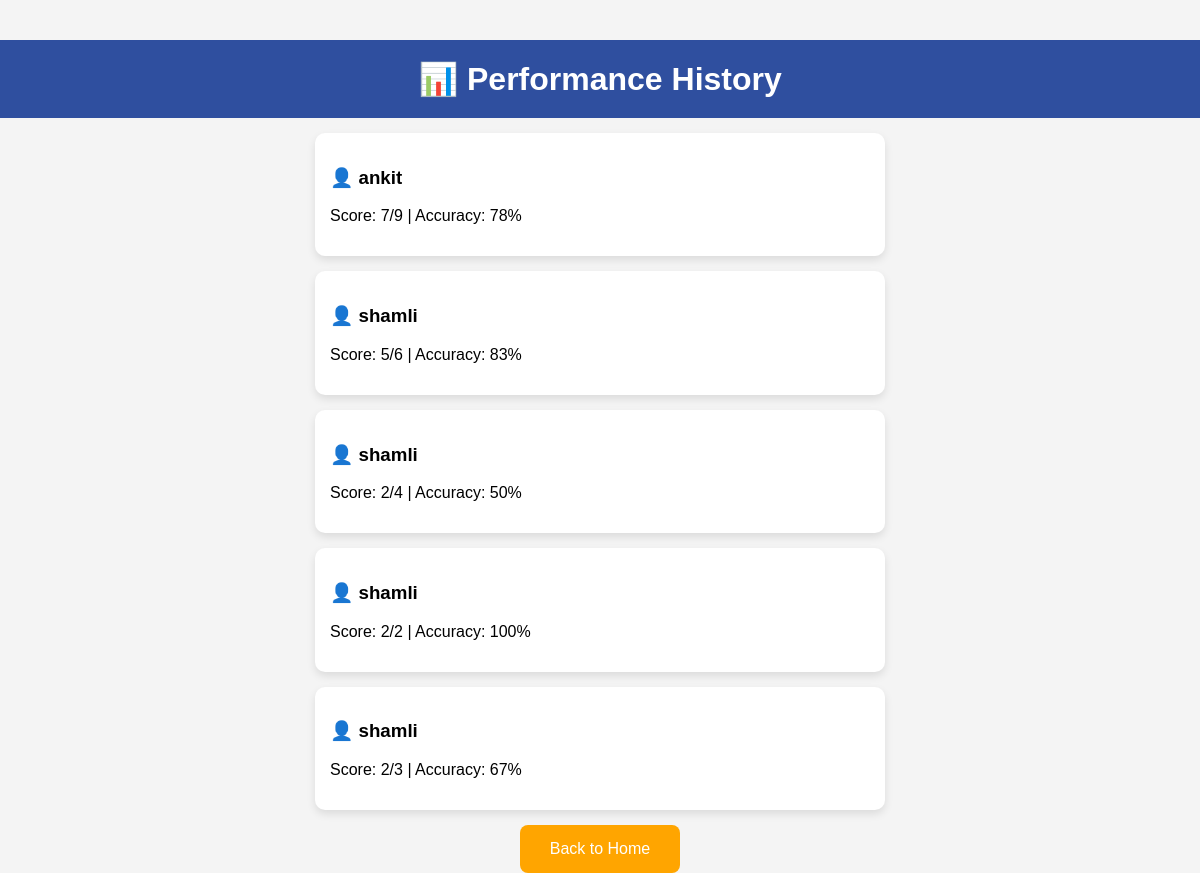
The app's page /history with its own data.
### tables this page shows
CREATE TABLE scores (id INTEGER PRIMARY KEY AUTOINCREMENT, name TEXT, total INTEGER, correct INTEGER, accuracy INTEGER);

### app.py (the view)
@app.route("/history")
def history():
    conn = sqlite3.connect('database.db')
    cursor = conn.cursor()
    cursor.execute("SELECT name, total, correct, accuracy FROM scores ORDER BY id DESC LIMIT 5")
    rows = cursor.fetchall()
    conn.close()
    scores = []
    for row in rows:
        scores.append({
            "name": row[0],
            "total": row[1],
            "correct": row[2],
            "accuracy": row[3]
        })
    return render_template("history.html", scores=scores)

### templates/history.html (shortened to what this page needs)
<!DOCTYPE html>
<html>
<head>
    <link rel="stylesheet" href="{{ url_for('static', filename='style.css') }}">
</head>
<body style="background:#f4f4f4;">
    <h1>📊 Performance History</h1>
    <div style="max-width: 600px; margin: auto;">
        {% for s in scores %}
        <div class="card" style="text-align:left; width: 90%; background: white;">
            <h3>👤 {{ s.name }}</h3>
            <p>Score: {{ s.correct }}/{{ s.total }} | Accuracy: {{ s.accuracy }}%</p>
        </div>
        {% endfor %}
        <button onclick="window.location.href='/'" class="start-btn">Back to Home</button>
    </div>
</body>
</html>

### static/style.css (style rules this page uses)
body { margin: 0; font-family: Arial, sans-serif; background: #f4f6f8; text-align: center; }
h1 { background: #2f4f9f; color: white; padding: 20px; margin: 0; }
.card { background: white; padding: 20px; width: 220px; border-radius: 10px; box-shadow: 0 4px 8px rgba(0,0,0,0.1); }
body { font-family: Arial; text-align: center; background: #f5f5f5; }
h1 { margin-top: 40px; }
.card { background: white; padding: 20px; width: 150px; border-radius: 10px; cursor: pointer; box-shadow: 0 0 10px rgba(0,0,0,0.1); }
.start-btn { padding: 15px 30px; font-size: 16px; background: orange; color: white; border: none; border-radius: 8px; cursor: pointer; }
.feature-card, .card { background: #f4f4f4; padding: 20px; width: 220px; border-radius: 10px; box-shadow: 0 4px 8px rgba(0,0,0,0.1); }
body { font-family: Arial; background:#e7f2e4; }
.card { background:#cfe6c8; padding:15px; margin:15px; border-radius:10px; }

### records on screen
scores: name "ankit", correct "7", total "9", accuracy "78"
scores: name "shamli", correct "5", total "6", accuracy "83"
scores: name "shamli", correct "2", total "4", accuracy "50"
scores: name "shamli", correct "2", total "2", accuracy "100"
scores: name "shamli", correct "2", total "3", accuracy "67"
